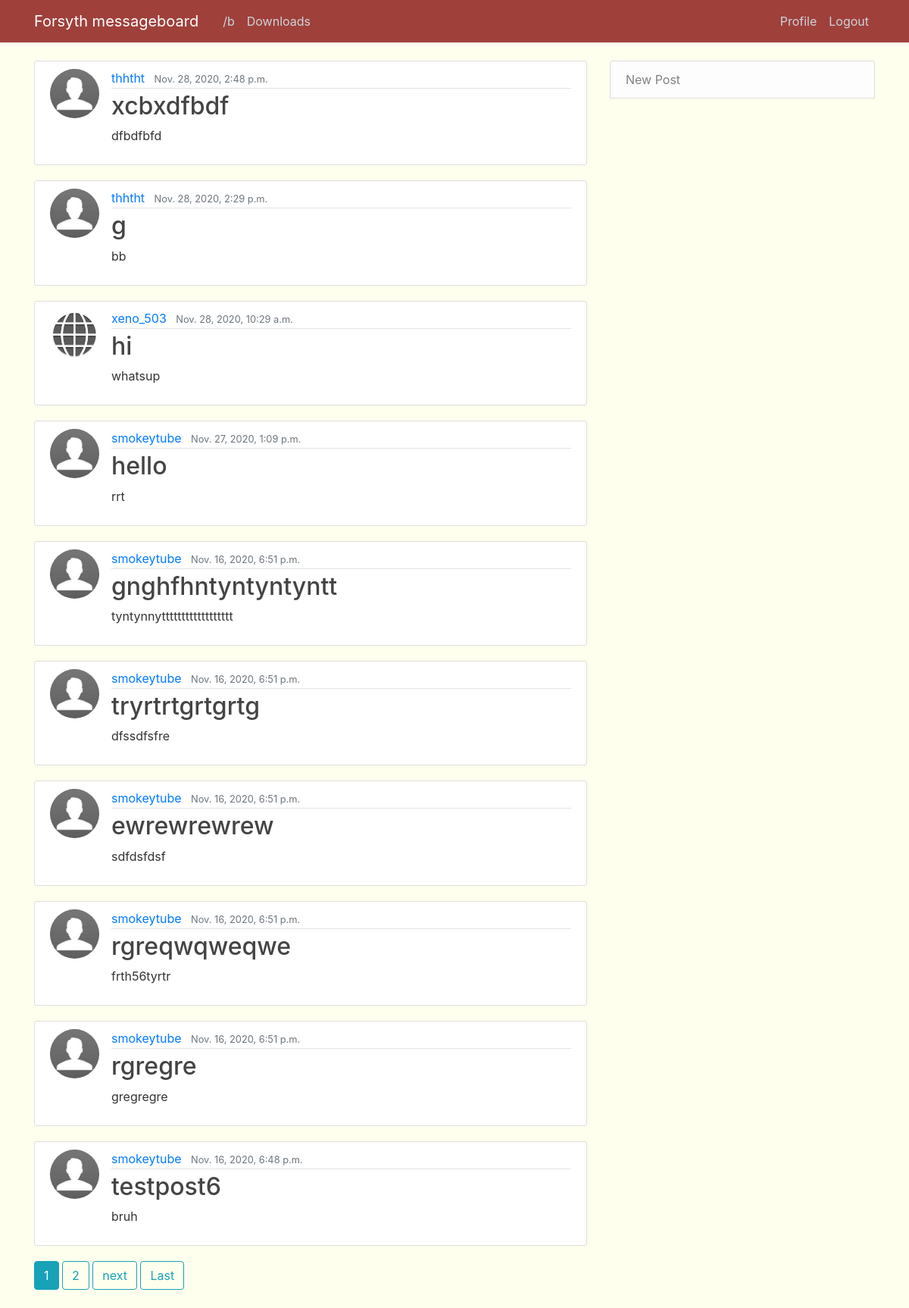
The page /brandom/ (signed in) on the database its author committed.
### brandom/models.py (models this page shows, shortened)
class Post(models.Model):
    title = models.CharField(max_length=100)
    content = models.TextField()
    date_posted = models.DateTimeField(default=timezone.now)
    author = models.ForeignKey(User, on_delete=models.CASCADE)

### users/models.py (models this page shows, shortened)
class Profile(models.Model):
    user = models.OneToOneField(User, on_delete=models.CASCADE)
    image = models.ImageField(default='default.jpg', upload_to='profile_pics')

### brandom/views.py (the view)
# urls.py: path('', PostListView.as_view(), name='brandom-home'),
class PostListView(ListView):
    model = Post
    template_name = 'brandom/home.html'
    context_object_name = 'posts'
    ordering = ['-date_posted']
    paginate_by = 10

### brandom/templates/brandom/home.html (shortened to what this page needs)
{% extends "brandom/base.html" %}
{% block content %}
    {% for post in posts %}
            <article class="media content-section">
             <img class="rounded-circle article-img" src="{{ post.author.profile.image.url }}">
        <div class="media-body">
            <div class="article-metadata">
            <a class="mr-2" href="{% url 'user-posts' post.author.username %}">{{ post.author }}</a>
            <small class="text-muted">{{ post.date_posted }}</small>
            </div>
            <h2><a class="article-title" href="{% url 'post-detail' post.id %}">{{ post.title }}</a></h2>
            <p class="article-content">{{ post.content }}</p>
        </div>
        </article>
    {% endfor %}
    {% if is_paginated %}
        {% for num in page_obj.paginator.page_range %}
            {% if page_obj.number == num %}
            <a class="btn btn-info mb-4" href="?page={{ num }}">{{ num }}</a>
            {% elif num > page_obj.number|add:'-3' and num < page_obj.number|add:'3'%}
            <a class="btn btn-outline-info mb-4" href="?page={{ num }}">{{ num }}</a>
            {% endif %}
        {% endfor %}
        {% if page_obj.has_next %}
        <a class="btn btn-outline-info mb-4" href="?page={{ page_obj.next_page_number }}">next</a>
        <a class="btn btn-outline-info mb-4" href="?page={{ page_obj.paginator.num_pages }}">Last</a>
        {% endif %}
    {% endif %}
{% endblock content %}

### brandom/static/brandom/main.css (style rules this page uses)
body { background: #FFFFEE; color: #333333; margin-top: 5rem; }
h1, h2, h3, h4, h5, h6 { color: #444444; }
.content-section { background: #ffffff; padding: 10px 20px; border: 1px solid #dddddd; border-radius: 3px; margin-bottom: 20px; }
.article-title { color: #444444; }
.article-content { white-space: pre-line; }
.article-img { height: 65px; width: 65px; margin-right: 16px; }
.article-metadata { padding-bottom: 1px; margin-bottom: 4px; border-bottom: 1px solid #e3e3e3 }

### rows shown on the page
Post: author.profile.image (placeholder picture), author "thhtht", date_posted "Nov. 28, 2020, 2:48 p.m.", title "xcbxdfbdf", content "dfbdfbfd"
Post: author.profile.image (placeholder picture), author "thhtht", date_posted "Nov. 28, 2020, 2:29 p.m.", title "g", content "bb"
Post: author.profile.image (picture), author "xeno_503", date_posted "Nov. 28, 2020, 10:29 a.m.", title "hi", content "whatsup"
Post: author.profile.image (placeholder picture), author "smokeytube", date_posted "Nov. 27, 2020, 1:09 p.m.", title "hello", content "rrt"
Post: author.profile.image (placeholder picture), author "smokeytube", date_posted "Nov. 16, 2020, 6:51 p.m.", title "gnghfhntyntyntyntt", content "tyntynnytttttttttttttttttt"
Post: author.profile.image (placeholder picture), author "smokeytube", date_posted "Nov. 16, 2020, 6:51 p.m.", title "tryrtrtgrtgrtg", content "dfssdfsfre"
Post: author.profile.image (placeholder picture), author "smokeytube", date_posted "Nov. 16, 2020, 6:51 p.m.", title "ewrewrewrew", content "sdfdsfdsf"
Post: author.profile.image (placeholder picture), author "smokeytube", date_posted "Nov. 16, 2020, 6:51 p.m.", title "rgreqwqweqwe", content "frth56tyrtr"
Post: author.profile.image (placeholder picture), author "smokeytube", date_posted "Nov. 16, 2020, 6:51 p.m.", title "rgregre", content "gregregre"
Post: author.profile.image (placeholder picture), author "smokeytube", date_posted "Nov. 16, 2020, 6:48 p.m.", title "testpost6", content "bruh"

### other values the page prints
{{ num }} "1"
{{ num }} "2"
